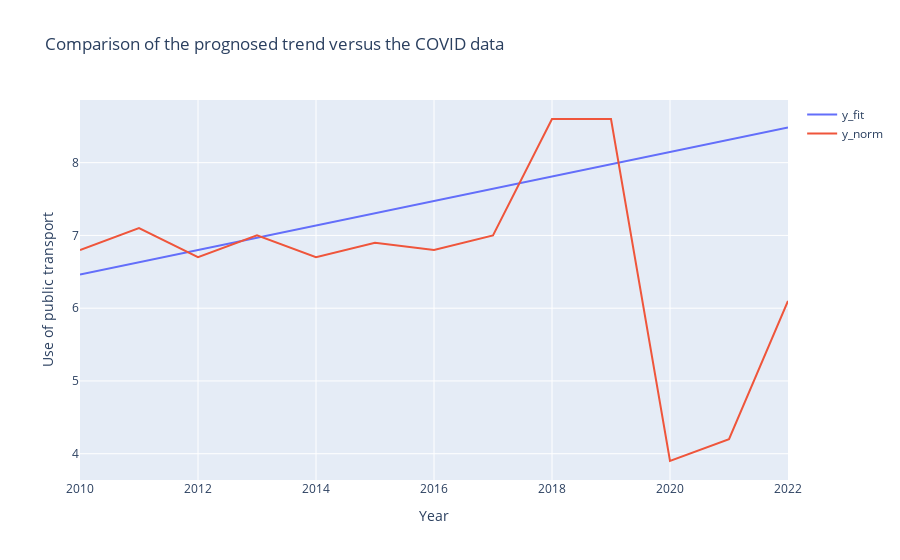

The cell this chart's notebook holds for it:
### Code cell
# The other x and y values are extracted seperated so they can be plotted
x_fit=np.array(df_total.Topic.astype(float))
y_norm=np.array(df_total['Use of public transport']).astype(float) 
x_norm=np.array(df_total.Topic.astype(float))

# Here we create the figure to compare the trend with the real data
import plotly.graph_objects as go

fig = go.Figure()

fig.add_trace(go.Scatter(x=x_fit, y=y_fit, mode='lines', name='y_fit'))
fig.add_trace(go.Scatter(x=x_norm, y=y_norm, mode='lines', name='y_norm'))


# And a label is made for easy readability 
fig.update_layout(
    title="Comparison of the prognosed trend versus the COVID data",
    xaxis_title="Year",
    yaxis_title="Use of public transport"
)

fig.show()

### Figure 1 — Plotly figure (JSON) as saved in the notebook; plotly's stock layout.template omitted (floating-point values rounded to 4 significant figures)
{"data": [{"mode": "lines", "name": "y_fit", "type": "scatter", "x": [2010, 2011, 2012, 2013, 2014, 2015, 2016, 2017, 2018, 2019, 2020, 2021, 2022], "y": [6.462, 6.63, 6.799, 6.967, 7.136, 7.304, 7.473, 7.641, 7.81, 7.978, 8.147, 8.315, 8.484]}, {"mode": "lines", "name": "y_norm", "type": "scatter", "x": [2010, 2011, 2012, 2013, 2014, 2015, 2016, 2017, 2018, 2019, 2020, 2021, 2022], "y": [6.8, 7.1, 6.7, 7, 6.7, 6.9, 6.8, 7, 8.6, 8.6, 3.9, 4.2, 6.1]}], "layout": {"title": {"text": "Comparison of the prognosed trend versus the COVID data"}, "xaxis": {"title": {"text": "Year"}}, "yaxis": {"title": {"text": "Use of public transport"}}}}
